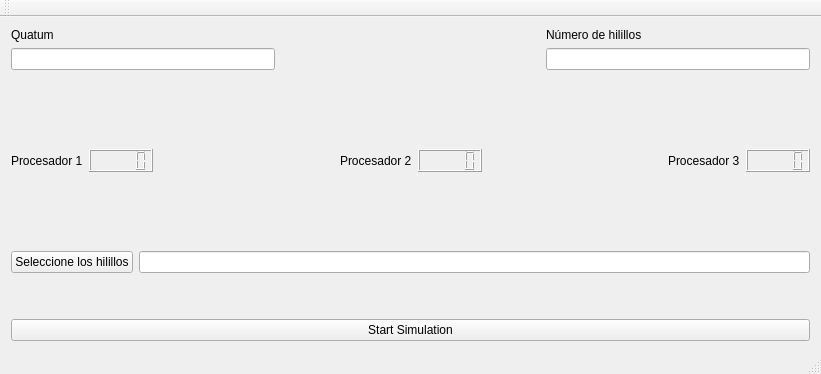
<?xml version="1.0" encoding="UTF-8"?>
<ui version="4.0">
 <class>MainWindow</class>
 <widget class="QMainWindow" name="MainWindow">
  <property name="geometry">
   <rect>
    <x>0</x>
    <y>0</y>
    <width>821</width>
    <height>374</height>
   </rect>
  </property>
  <property name="windowTitle">
   <string>MainWindow</string>
  </property>
  <widget class="QWidget" name="centralWidget">
   <property name="enabled">
    <bool>true</bool>
   </property>
   <property name="autoFillBackground">
    <bool>true</bool>
   </property>
   <layout class="QGridLayout" name="gridLayout_2">
    <item row="0" column="0">
     <layout class="QVBoxLayout" name="verticalLayout_5">
      <item>
       <layout class="QHBoxLayout" name="horizontalLayout_2">
        <item>
         <layout class="QVBoxLayout" name="verticalLayout_4">
          <item>
           <widget class="QLabel" name="quatumLabel">
            <property name="text">
             <string>Quatum</string>
            </property>
           </widget>
          </item>
          <item>
           <widget class="QLineEdit" name="quantumInput">
            <property name="text">
             <string/>
            </property>
           </widget>
          </item>
         </layout>
        </item>
        <item>
         <spacer name="horizontalSpacer_3">
          <property name="orientation">
           <enum>Qt::Horizontal</enum>
          </property>
          <property name="sizeHint" stdset="0">
           <size>
            <width>40</width>
            <height>20</height>
           </size>
          </property>
         </spacer>
        </item>
        <item>
         <layout class="QVBoxLayout" name="verticalLayout_3">
          <item>
           <widget class="QLabel" name="numeroHilillosLabel">
            <property name="text">
             <string>Número de hilillos</string>
            </property>
           </widget>
          </item>
          <item>
           <widget class="QLineEdit" name="numHilillosInput">
            <property name="text">
             <string/>
            </property>
           </widget>
          </item>
         </layout>
        </item>
       </layout>
      </item>
      <item>
       <spacer name="verticalSpacer">
        <property name="orientation">
         <enum>Qt::Vertical</enum>
        </property>
        <property name="sizeHint" stdset="0">
         <size>
          <width>20</width>
          <height>40</height>
         </size>
        </property>
       </spacer>
      </item>
      <item>
       <layout class="QHBoxLayout" name="horizontalLayout_11">
        <item>
         <widget class="QLabel" name="label_2">
          <property name="text">
           <string>Procesador 1</string>
          </property>
         </widget>
        </item>
        <item>
         <widget class="QLCDNumber" name="lcdNumber"/>
        </item>
        <item>
         <spacer name="horizontalSpacer">
          <property name="orientation">
           <enum>Qt::Horizontal</enum>
          </property>
          <property name="sizeHint" stdset="0">
           <size>
            <width>40</width>
            <height>20</height>
           </size>
          </property>
         </spacer>
        </item>
        <item>
         <widget class="QLabel" name="label">
          <property name="text">
           <string>Procesador 2</string>
          </property>
         </widget>
        </item>
        <item>
         <widget class="QLCDNumber" name="lcdNumber_2"/>
        </item>
        <item>
         <spacer name="horizontalSpacer_2">
          <property name="orientation">
           <enum>Qt::Horizontal</enum>
          </property>
          <property name="sizeHint" stdset="0">
           <size>
            <width>40</width>
            <height>20</height>
           </size>
          </property>
         </spacer>
        </item>
        <item>
         <widget class="QLabel" name="label_3">
          <property name="text">
           <string>Procesador 3</string>
          </property>
         </widget>
        </item>
        <item>
         <widget class="QLCDNumber" name="lcdNumber_3"/>
        </item>
       </layout>
      </item>
      <item>
       <spacer name="verticalSpacer_2">
        <property name="orientation">
         <enum>Qt::Vertical</enum>
        </property>
        <property name="sizeHint" stdset="0">
         <size>
          <width>20</width>
          <height>40</height>
         </size>
        </property>
       </spacer>
      </item>
      <item>
       <layout class="QVBoxLayout" name="verticalLayout_6">
        <item>
         <layout class="QHBoxLayout" name="horizontalLayout_3">
          <item>
           <widget class="QPushButton" name="selectHilillosButton">
            <property name="text">
             <string>Seleccione los hilillos</string>
            </property>
           </widget>
          </item>
          <item>
           <widget class="QLineEdit" name="selectedDirLabel">
            <property name="text">
             <string/>
            </property>
            <property name="readOnly">
             <bool>true</bool>
            </property>
           </widget>
          </item>
         </layout>
        </item>
        <item>
         <spacer name="verticalSpacer_7">
          <property name="orientation">
           <enum>Qt::Vertical</enum>
          </property>
          <property name="sizeHint" stdset="0">
           <size>
            <width>20</width>
            <height>40</height>
           </size>
          </property>
         </spacer>
        </item>
        <item>
         <widget class="QPushButton" name="runButtonPressed">
          <property name="text">
           <string>Start Simulation</string>
          </property>
         </widget>
        </item>
       </layout>
      </item>
     </layout>
    </item>
   </layout>
  </widget>
  <widget class="QToolBar" name="mainToolBar">
   <attribute name="toolBarArea">
    <enum>TopToolBarArea</enum>
   </attribute>
   <attribute name="toolBarBreak">
    <bool>false</bool>
   </attribute>
  </widget>
  <widget class="QStatusBar" name="statusBar"/>
  <widget class="QMenuBar" name="menuBar">
   <property name="geometry">
    <rect>
     <x>0</x>
     <y>0</y>
     <width>821</width>
     <height>23</height>
    </rect>
   </property>
  </widget>
 </widget>
 <layoutdefault spacing="6" margin="11"/>
 <resources/>
 <connections/>
</ui>
